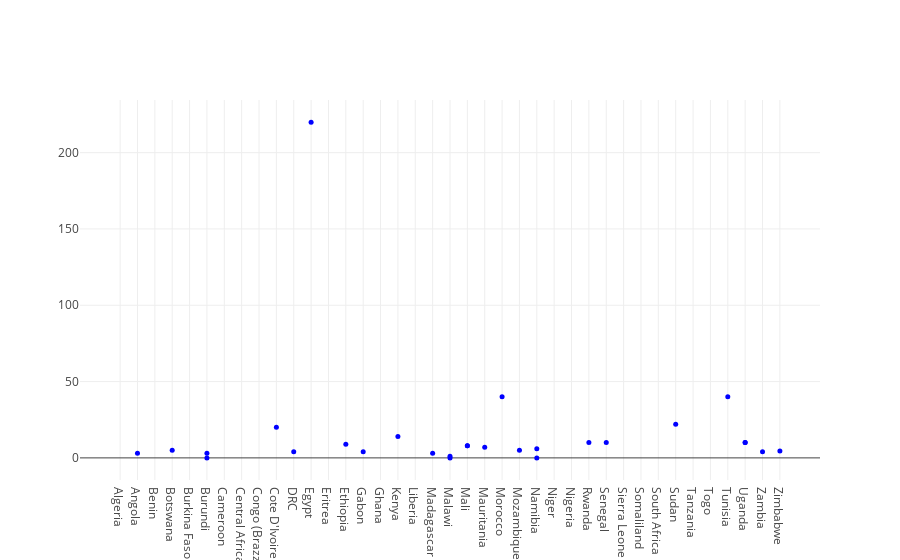

Notebook source saved alongside this figure:
### Code cell
# Create a trace
trace = {"y": newsurveys['physgrads'], 
          "x": newsurveys['country'], 
          "marker": {"color": "blue", "size": 5}, 
          "mode": "markers", 
          "type": "scatter",
         #"text": df['npaprograms']
}


data = [trace]

layout = go.Layout(
    autosize=True,
    #width=500,
    #height=1000,
)

fig = go.Figure(data=data, layout=layout)

py.offline.iplot(fig)

### Figure 1 — Plotly figure (JSON) as saved in the notebook; plotly's stock layout.template omitted (floating-point values rounded to 4 significant figures)
{"data": [{"marker": {"color": "blue", "size": 5}, "mode": "markers", "type": "scatter", "uid": "4794fe14-bb9a-4cbf-b356-c31d5ed4377a", "x": ["Algeria", "Algeria", "Algeria", "Angola", "Angola", "Benin", "Benin", "Benin", "Benin", "Benin", "Botswana", "Botswana", "Burkina Faso", "Burkina Faso", "Burkina Faso", "Burundi", "Burundi", "Burundi", "Burundi", "Cameroon", "Central African Republic", "Congo (Brazzaville)", "Cote D'Ivoire", "Cote D'Ivoire", "DRC", "DRC", "Egypt", "Eritrea", "Ethiopia", "Ethiopia", "Ethiopia", "Ethiopia", "Ethiopia", "Gabon", "Gabon", "Ghana", "Kenya", "Kenya", "Liberia", "Madagascar", "Madagascar", "Madagascar", "Malawi", "Malawi", "Malawi", "Malawi", "Mali", "Mali", "Mali", "Mali", "Mauritania", "Mauritania", "Morocco", "Morocco", "Mozambique", "Mozambique", "Namibia", "Namibia", "Namibia", "Namibia", "Niger", "Nigeria", "Rwanda", "Rwanda", "Senegal", "Senegal", "Sierra Leone", "Sierra Leone", "Sierra Leone", "Sierra Leone", "Somaliland", "South Africa", "Sudan", "Sudan", "Tanzania", "Tanzania", "Togo", "Tunisia", "Tunisia", "Uganda", "Uganda", "Uganda", "Uganda", "Uganda", "Zambia", "Zambia", "Zambia", "Zambia", "Zimbabwe", "Zimbabwe", "Zimbabwe"], "y": [null, null, null, null, 3, null, null, null, null, null, null, 5, null, null, null, null, null, 3, 0, null, null, null, null, 20, null, 4, 220, null, null, null, null, null, 9, null, 4, null, null, 14, null, null, null, 3, null, null, 0, 1, null, null, 8, 8, null, 7, null, 40, null, 5, null, null, 6, 0, null, null, null, 10, null, 10, null, null, null, null, null, null, null, 22, null, null, null, null, 40, null, null, null, 10, 10, null, null, null, 4, null, 4.5, null]}], "layout": {"autosize": true}}
